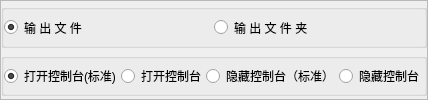
           <widget class="QFrame" name="frame_rb">
            <property name="sizePolicy">
             <sizepolicy hsizetype="Expanding" vsizetype="Expanding">
              <horstretch>0</horstretch>
              <verstretch>20</verstretch>
             </sizepolicy>
            </property>
            <property name="frameShape">
             <enum>QFrame::StyledPanel</enum>
            </property>
            <property name="frameShadow">
             <enum>QFrame::Raised</enum>
            </property>
            <layout class="QVBoxLayout" name="verticalLayout_5">
             <property name="spacing">
              <number>5</number>
             </property>
             <property name="leftMargin">
              <number>0</number>
             </property>
             <property name="topMargin">
              <number>3</number>
             </property>
             <property name="rightMargin">
              <number>0</number>
             </property>
             <property name="bottomMargin">
              <number>3</number>
             </property>
             <item>
              <widget class="QGroupBox" name="groupBox">
               <property name="title">
                <string/>
               </property>
               <layout class="QHBoxLayout" name="horizontalLayout_5">
                <property name="spacing">
                 <number>0</number>
                </property>
                <property name="leftMargin">
                 <number>0</number>
                </property>
                <property name="topMargin">
                 <number>0</number>
                </property>
                <property name="rightMargin">
                 <number>0</number>
                </property>
                <property name="bottomMargin">
                 <number>0</number>
                </property>
                <item>
                 <widget class="QRadioButton" name="rb_OutputMethod_F">
                  <property name="sizePolicy">
                   <sizepolicy hsizetype="Expanding" vsizetype="Expanding">
                    <horstretch>0</horstretch>
                    <verstretch>0</verstretch>
                   </sizepolicy>
                  </property>
                  <property name="cursor">
                   <cursorShape>PointingHandCursor</cursorShape>
                  </property>
                  <property name="text">
                   <string>输 出 文 件</string>
                  </property>
                  <property name="checked">
                   <bool>true</bool>
                  </property>
                  <property name="autoRepeat">
                   <bool>false</bool>
                  </property>
                 </widget>
                </item>
                <item>
                 <widget class="QRadioButton" name="rb_OutputMethod_D">
                  <property name="sizePolicy">
                   <sizepolicy hsizetype="Expanding" vsizetype="Expanding">
                    <horstretch>0</horstretch>
                    <verstretch>0</verstretch>
                   </sizepolicy>
                  </property>
                  <property name="cursor">
                   <cursorShape>PointingHandCursor</cursorShape>
                  </property>
                  <property name="text">
                   <string>输 出 文 件 夹</string>
                  </property>
                 </widget>
                </item>
               </layout>
              </widget>
             </item>
             <item>
              <widget class="QGroupBox" name="groupBox_2">
               <property name="title">
                <string/>
               </property>
               <layout class="QHBoxLayout" name="horizontalLayout_6">
                <property name="spacing">
                 <number>0</number>
                </property>
                <property name="leftMargin">
                 <number>0</number>
                </property>
                <property name="topMargin">
                 <number>0</number>
                </property>
                <property name="rightMargin">
                 <number>0</number>
                </property>
                <property name="bottomMargin">
                 <number>0</number>
                </property>
                <item>
                 <widget class="QRadioButton" name="rb_ConsoleWindowControl_C">
                  <property name="sizePolicy">
                   <sizepolicy hsizetype="Expanding" vsizetype="Expanding">
                    <horstretch>0</horstretch>
                    <verstretch>0</verstretch>
                   </sizepolicy>
                  </property>
                  <property name="cursor">
                   <cursorShape>PointingHandCursor</cursorShape>
                  </property>
                  <property name="text">
                   <string>打开控制台(标准)</string>
                  </property>
                  <property name="checked">
                   <bool>true</bool>
                  </property>
                 </widget>
                </item>
                <item>
                 <widget class="QRadioButton" name="rb_ConsoleWindowControl_NW">
                  <property name="sizePolicy">
                   <sizepolicy hsizetype="Expanding" vsizetype="Expanding">
                    <horstretch>0</horstretch>
                    <verstretch>0</verstretch>
                   </sizepolicy>
                  </property>
                  <property name="cursor">
                   <cursorShape>PointingHandCursor</cursorShape>
                  </property>
                  <property name="text">
                   <string>打开控制台</string>
                  </property>
                 </widget>
                </item>
                <item>
                 <widget class="QRadioButton" name="rb_ConsoleWindowControl_W">
                  <property name="sizePolicy">
                   <sizepolicy hsizetype="Expanding" vsizetype="Expanding">
                    <horstretch>0</horstretch>
                    <verstretch>0</verstretch>
                   </sizepolicy>
                  </property>
                  <property name="cursor">
                   <cursorShape>PointingHandCursor</cursorShape>
                  </property>
                  <property name="text">
                   <string>隐藏控制台（标准）</string>
                  </property>
                 </widget>
                </item>
                <item>
                 <widget class="QRadioButton" name="rb_ConsoleWindowControl_NC">
                  <property name="sizePolicy">
                   <sizepolicy hsizetype="Expanding" vsizetype="Expanding">
                    <horstretch>0</horstretch>
                    <verstretch>0</verstretch>
                   </sizepolicy>
                  </property>
                  <property name="cursor">
                   <cursorShape>PointingHandCursor</cursorShape>
                  </property>
                  <property name="text">
                   <string>隐藏控制台</string>
                  </property>
                 </widget>
                </item>
               </layout>
              </widget>
             </item>
            </layout>
           </widget>
